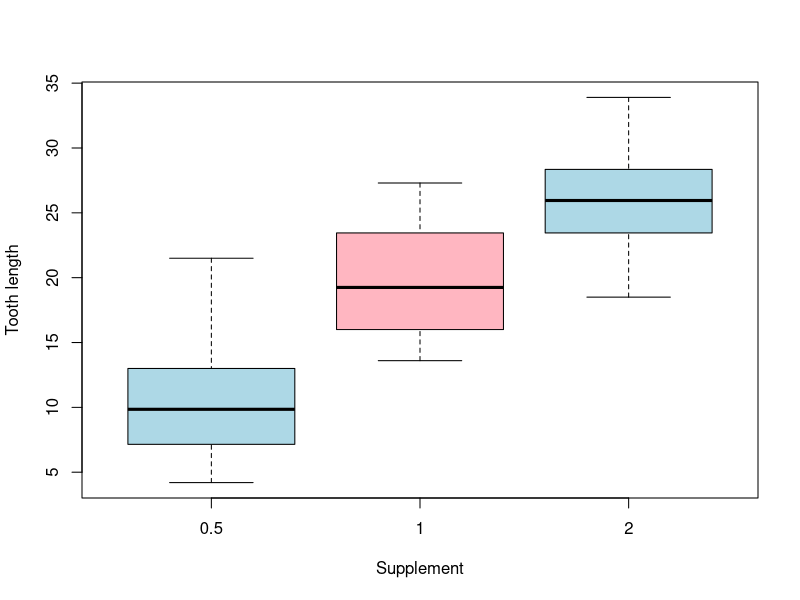

Here is the R script that generated this plot:
################################################################################
# PRACTICAL 4: HYPOTHESIS TESTING AND STATISTICAL TESTS
################################################################################

# This practical follows Lecture 4.
#
# We will:
#   * calculate p-values from test statistics;
#   * calculate confidence intervals for differences;
#   * perform one-sample, paired and independent-sample t-tests;
#   * perform chi-squared tests for categorical outcomes;
#   * relate confidence intervals and hypothesis tests.
#
# This practical uses base R together with built-in datasets.
################################################################################


################################################################################
# PART 1. TEST STATISTICS, P-VALUES AND CONFIDENCE INTERVALS
################################################################################

# Physiotherapy example from the lecture.

difference <- 211 - 123

difference_se <- sqrt(
  118^2 / 93 +
    99^2 / 91
)

difference
difference_se

z <- difference / difference_se

z

# Two-sided p-value

2 * (1 - pnorm(abs(z)))

# 95% confidence interval

difference + c(-1, 1) * 1.96 * difference_se


# EXERCISE 1
#
# Another study reports:
#
# Treatment:
#   n = 64, mean = 82, SD = 20
#
# Control:
#   n = 60, mean = 75, SD = 18
#
# a. Calculate the difference between means.


# b. Calculate the SE of the difference.


# c. Calculate the z statistic.


# d. Calculate the two-sided p-value.
#2*(1-p)
# e. Calculate the 95% confidence interval.


################################################################################
# PART 2. ONE-SAMPLE t-TEST
################################################################################

# Example from the lecture.

heights <- c(
  178,165,181,166,
  170,168,182,183
)

mean(heights)
sd(heights)

n <- length(heights)

se <- sd(heights) / sqrt(n)

t <- (mean(heights) - 175) / se

t

t.test(heights,
       mu = 175,
       alternative = "two.sided")


# EXERCISE 2
#
# A random sample of students has heights:
#
# 171 166 173 179 170 168 175
#
# Test:
#
# H0: population mean = 175 cm
#
heights <- c(
  171,166,173,179,
  170,168,175
)

mean(heights)
sd(heights)

n <- length(heights)

se <- sd(heights) / sqrt(n)

t <- (mean(heights) - 175) / se

t

t.test(heights,
       mu = 175,
       alternative = "two.sided")


# a. Calculate the sample mean.
# b. Calculate the sample SD.
# c. Calculate the estimated SE.
# d. Calculate the t statistic manually.
# e. Verify using t.test().





################################################################################
# PART 3. INDEPENDENT TWO-SAMPLE t-TESTS
################################################################################

data(ToothGrowth)

head(ToothGrowth)

# Compare the two supplement types.

boxplot(
  len ~ dose,
  data = ToothGrowth,
  col = c("lightblue","lightpink"),
  ylab = "Tooth length",
  xlab = "Supplement"
)
#supp
OJ <- ToothGrowth$len[
  ToothGrowth$supp == "OJ"
]

VC <- ToothGrowth$len[
  ToothGrowth$supp == "VC"
]

mean(OJ)
mean(VC)

t.test(OJ, VC)


# EXERCISE 3
#
# Compare dose 0.5 mg with dose 1 mg.
#
# a. Create two vectors containing the observations.


# b. Calculate the two sample means.

# c. Perform a Welch two-sample t-test.
# d. Extract the p-value.
# e. Extract the confidence interval.



################################################################################
# PART 4. PAIRED t-TESTS
################################################################################

data(sleep)

head(sleep)

# Measurements come from the same subjects under
# two treatments.

group1 <- sleep$extra[
  sleep$group == 1
]

group2 <- sleep$extra[
  sleep$group == 2
]

mean(group1)
mean(group2)

paired_result <- t.test(
  group2,
  group1,
  paired = TRUE
)

paired_result


# EXERCISE 4
#
# a. Calculate the within-subject differences:
#      group2 - group1
#
# b. Calculate the mean difference.
#
# c. Calculate the SD of the differences.
#
# d. Verify the result using a paired t-test.



################################################################################
# PART 5. DIFFERENCES BETWEEN PROPORTIONS
################################################################################

# Incontinence study from the lecture.

intervention_success <- 112
intervention_total <- 279

control_success <- 76
control_total <- 245

p_int <- intervention_success /
  intervention_total

p_con <- control_success /
  control_total

difference <- p_int - p_con

difference

# Pooled proportion under H0.

pooled_p <-
  
  (intervention_success +
     control_success) /
  
  (intervention_total +
     control_total)

pooled_p

se_null <- sqrt(
  
  pooled_p *
    (1 - pooled_p) *
    
    (1 / intervention_total +
       1 / control_total)
  
)

se_null

z <- difference / se_null

z

2 * (1 - pnorm(abs(z)))


# EXERCISE 5
#
# Treatment:
#     48 successes from 120 patients
#
# Control:
#     34 successes from 110 patients
#
# a. Calculate the two sample proportions.

p_1 <- 48/120
p_2 <- 34/110

# b. Calculate the pooled proportion.

p_pooled <- (48+34)/(120+110)

# c. Calculate the standard error under H0.
se_null <- sqrt(
  p_pooled *
    (1-p_pooled)*
    
    (1/120+
       1/110)
)
se_null
# d. Calculate the z statistic.

z <- (p_1-p_2/se_null)
z
# e. Calculate the p-value.




################################################################################
# PART 6. CHI-SQUARED TESTS
################################################################################

# Leg ulcer study from the lecture.

ulcer <- matrix(
  c(
    22,98,
    17,96
  ),
  nrow = 2,
  byrow = TRUE
)

rownames(ulcer) <-
  c("Intervention","Control")

colnames(ulcer) <-
  c("Healed","Not_healed")

ulcer

chisq.test(
  ulcer,
  correct = FALSE
)

chisq.test(
  ulcer,
  correct = FALSE
)$expected


# EXERCISE 6
#
# Create the table:
#
#               Improved Not_improved
# Treatment          25           55
# Control            16           64
#
# a. Enter the table into R.

#Treatment_Improved <- 25
#Treatment_Not <- 55
#Control_Improved <- 16
#Control_not <- 64

trial <- matrix(c(25 , 16, 55, 64),
                nrow = 2,
                byrow = FALSE)
trial
# b. Perform a chi-squared test.
chisq.test(trial, correct = FALSE)$expected
# c. Display the expected counts.

# d. Repeat using Yates' correction.



################################################################################
# PART 7. CONFIDENCE INTERVALS AND SIGNIFICANCE
################################################################################

# A confidence interval can often be extracted directly.

tooth_result <- t.test(
  OJ,
  VC
)

tooth_result$conf.int

tooth_result$p.value


# EXERCISE 7
#
# Extract:
#
# a. the confidence interval;
# b. the p-value
#
# from:
#
#    paired_result
#
# generated in Part 4.



################################################################################
# EXERCISE 8: REVIEW
################################################################################

# Perform the following analyses.
#
# 1. One-sample t-test:
#      Compare
#      176 171 180 169 175 177
#      against a reference mean of 170.
#
# 2. Independent two-sample t-test:
#      Compare tooth length between OJ and VC.
#
# 3. Paired t-test:
#      Repeat the sleep analysis.
#
# 4. Chi-squared test:
#      Repeat the ulcer-healing analysis.
#
# For each analysis:
#
# a. Record the p-value.
# b. Record the confidence interval if available.
# c. State whether the result is statistically significant
#    at the 5% level.



################################################################################
# AFTER CLASS
################################################################################

# Make sure you can:
#
# * calculate a p-value from a z statistic;
# * perform a one-sample t-test;
# * perform a paired t-test;
# * perform an independent two-sample t-test;
# * perform a chi-squared test;
# * extract p-values and confidence intervals from R output;
# * explain the relationship between confidence intervals
#   and statistical significance.
#
# Help pages:
#
# ?pnorm
# ?t.test
# ?chisq.test
# ?ToothGrowth
# ?sleep
################################################################################
